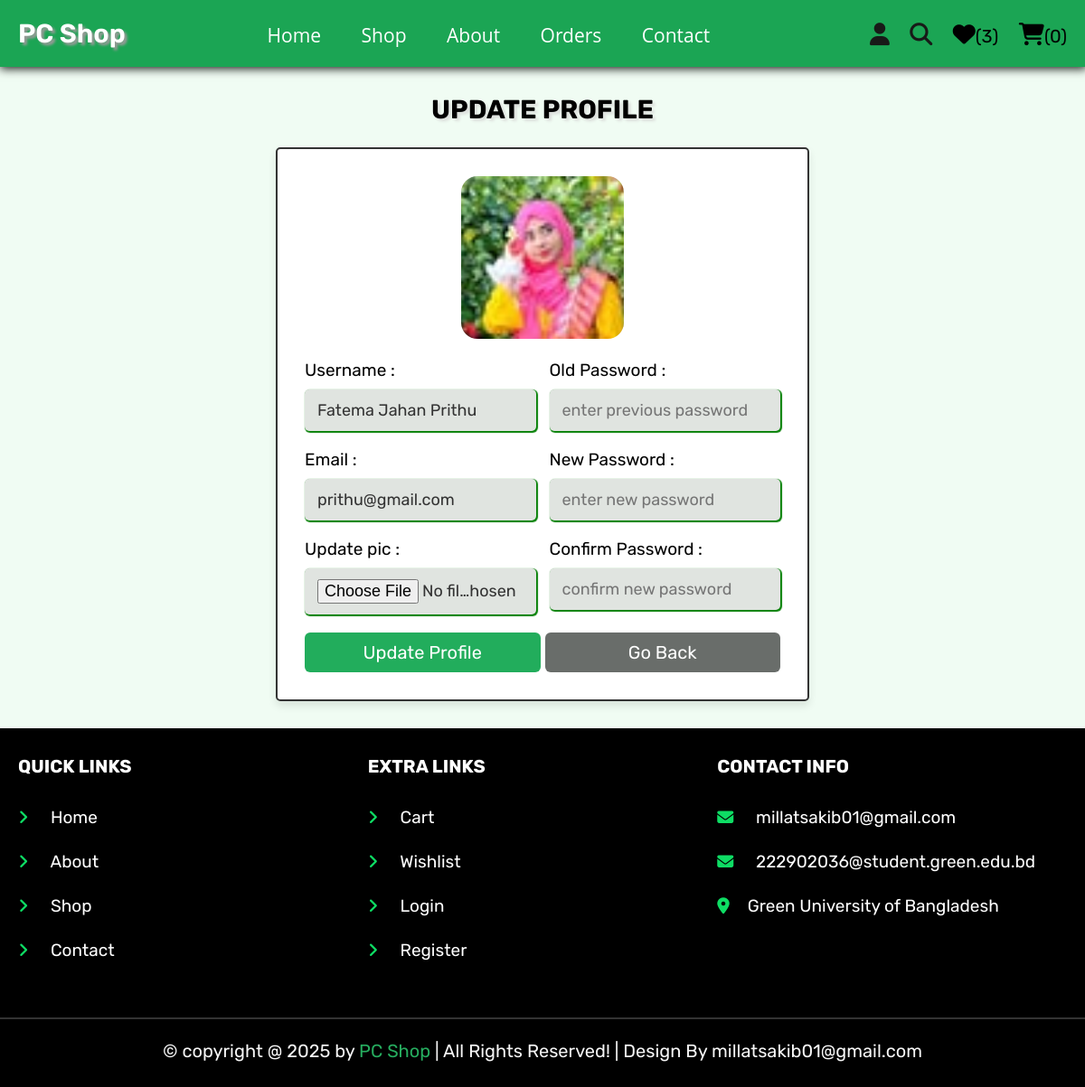
Page /user_profile_update.php (signed in) on the committed database.
### tables this page shows
CREATE TABLE `users` (
  `id` int(100) NOT NULL,
  `name` varchar(100) NOT NULL,
  `email` varchar(100) NOT NULL,
  `password` varchar(100) NOT NULL,
  `user_type` varchar(20) NOT NULL DEFAULT 'user',
  `image` varchar(100) NOT NULL
);

### user_profile_update.php (the view, shortened to what this page needs)
<?php
@include 'config.php';
?>
<!DOCTYPE html>
<html lang="en">
<head>
   <link rel="stylesheet" href="https://cdnjs.cloudflare.com/ajax/libs/font-awesome/6.1.1/css/all.min.css">
   <link rel="stylesheet" href="css/components.css">
</head>
<body>
   <?php include 'header.php'; ?>
   <section class="update-profile">
      <h1 class="title">update profile</h1>
      <form action="" method="POST" enctype="multipart/form-data">
         <img src="uploaded_img/<?= $fetch_profile['image']; ?>" alt="">
         <div class="flex">
            <div class="inputBox">
               <span>Username :</span>
               <input type="text" name="name" value="<?= $fetch_profile['name']; ?>" placeholder="update username" required class="box">
               <span>Email :</span>
               <input type="email" name="email" value="<?= $fetch_profile['email']; ?>" placeholder="update email" required class="box">
               <span>Update pic :</span>
               <input type="file" name="image" accept="image/jpg, image/jpeg, image/png" class="box">
            </div>
            <div class="inputBox">
               <span>Old Password :</span>
               <input type="password" name="update_pass" placeholder="enter previous password" class="box">
               <span>New Password :</span>
               <input type="password" name="new_pass" placeholder="enter new password" class="box">
               <span>Confirm Password :</span>
               <input type="password" name="confirm_pass" placeholder="confirm new password" class="box">
            </div>
         </div>
         <div class="flex-btn">
            <input type="submit" class="btn" value="update profile" name="update_profile">
            <a href="/" class="option-btn">go back</a>
         </div>
      </form>
   </section>
   <?php include 'footer.php'; ?>
</body>
</html>

### css/components.css (style rules this page uses)
:root { --green: rgb(38, 173, 95); --orange: #f39c12; --red: #e74c3c; --black: #333; --light-color: #666; --white: #fff; --light-bg: #f6f6f6; --border: 0.2rem solid var(--black); --box-shadow: 0 0.5rem 1rem rgba(0, 0, 0, 0.1); --text-decoration: none; }
* { font-family: "Rubik", sans-serif; margin: 0; padding: 0; box-sizing: border-box; outline: none; border: none; text-decoration: none; }
body { background-color: rgb(240, 252, 243); }
html { font-size: 62.5%; overflow-x: hidden; scroll-behavior: smooth; scroll-padding-top: 6.5rem; }
section { padding: 3rem 2rem; max-width: 1200px; margin: 0 auto; }
.btn, .delete-btn, .option-btn { display: block; margin-top: 1rem; border-radius: 0.6rem; color: var(--white); font-size: 2rem; padding: 10px; text-transform: capitalize; cursor: pointer; text-align: center; }
.btn { background-color: #22ad5c; }
.option-btn { background-color: rgb(105, 109, 106); color: rgb(255, 255, 255); }
.flex-btn { display: flex; flex-wrap: wrap; gap: 0.5rem; }
.flex-btn > * { flex: 1; }
.title { text-align: center; margin-bottom: 2.5rem; text-transform: uppercase; color:rgb(0, 0, 0); font-size: 2.9rem; text-shadow: 3px 3px 3px #dde0dd; }
.update-profile form { max-width: 59rem; margin: 0 auto; background-color:#ffffff; box-shadow: var(--box-shadow); border: var(--border); border-radius: 0.5rem; padding: 3rem; text-align: center; }
.update-profile form .flex { display: flex; gap: 1.5rem; justify-content: space-between; }
.update-profile form img { height: 18rem; width: 18rem; margin-bottom: 1rem; border-radius: 10%; object-fit: cover; }
.update-profile form .inputBox { text-align: left; width: 50%; }
.update-profile form .inputBox span { display: block; padding-top: 1rem; font-size:1.9rem; color: #000000; }
.update-profile form .inputBox .box { width: 100%; padding: 1.2rem 1.4rem; font-size: 1.8rem; color: var(--black); border-radius: 0.5rem; box-shadow: 1px 1px 1px 1px rgb(7, 129, 7); margin: 1rem 0; background-color:#e0e4e0; }

### rows in the picture
users: image (picture), name "Fatema Jahan Prithu", email "prithu@gmail.com"

### other values in the picture
$count_wishlist_items->rowCount() "3"
$count_cart_items->rowCount() "0"
